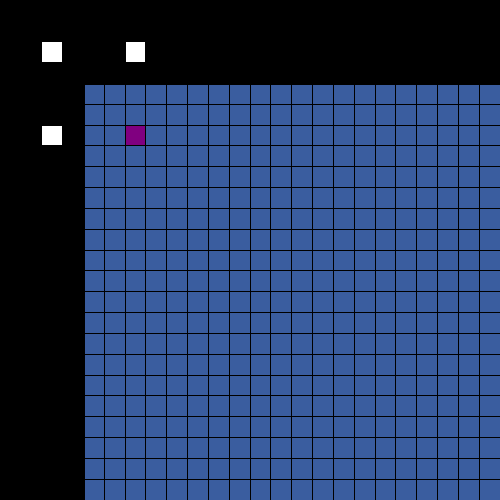
Frame 1 (no input)
Frame 60 (the mouse pressed at the canvas centre just before this capture): identical to frame 1, image omitted
Frame 120 (the mouse held since frame 60 and released just before this capture): identical to frame 1, image omitted

The Processing sketch that drew this single still picture (run headless with seeded random() and noise(); from frame 60 on, the mouse is pressed at the canvas centre):

// Processing sketch: TextileGenerator
// ── TextileGenerator.pde
  
  int rowA = 20;                              // A の行数( C の列数)
  int columnA = 4;                            // A, B の列数(B, C の行数)
  int[][] mtxA = new int[rowA][columnA];
  int[][] mtxB = new int[columnA][columnA];
  int[][] mtxC = new int[columnA][rowA];
  int[][] mtxP = new int[rowA][rowA];
  float scalar;
  
  void setup() {
    
    size(500, 500);
    initialize(mtxA);
    initialize(mtxB);
    initialize(mtxC);
    scalar = (float) height / (rowA + columnA);
  }
  
  void initialize(int[][] mtx) {
    
    int num = 4;
    
    for(int i=0; i < num; i++) {
      for(int j=0; j < num; j++) {
        if(i == num / 2 && j == num / 2) {
          mtx[i][j] = 1;
        } else {
          mtx[i][j] = 0;
        }
      }
    }
  }
  
  void draw() {
    color BLACK = color(255, 255, 255);
    color WHITE = color(0,0,0);
    color colorYoko = color(128, 0, 128);
    color colorTate = color(58, 93, 159);
    mtxP = multMtx(multMtx(mtxA, trMtx(mtxB)), mtxC);
    strokeWeight(1);
    drawTable(mtxA, 0, columnA, BLACK, WHITE);
    drawTable(mtxB, 0, 0, BLACK, WHITE);
    drawTable(mtxC, columnA, 0, BLACK, WHITE);
    drawTable(mtxP, columnA, columnA, colorYoko, colorTate);
    strokeWeight(3);
    line(0, scalar * columnA, width, scalar * columnA);
    line(scalar * columnA, 0, scalar * columnA, height);
  }
  
  void drawTable(int[][] mtx, float x, float y, color c1, color c2) {
    
    float posY = y * scalar;
    
    for(int i=0; i < mtx.length; i++) {
      float posX = x * scalar;
      
      for(int j=0; j < mtx[0].length; j++) {
        if(mtx[i][j] == 0) {
          fill(c2);
        } else {
          fill(c1);
        }
        rect(posX, posY, scalar, scalar);
        posX += scalar;
      }
      posY += scalar;
    }
  }
  
  int[][] multMtx(int[][] mtx1, int[][] mtx2) {   // mtx1 と mtx2 を掛けて返す
  
    int[][] newMtx = new int[mtx1.length][mtx2[0].length];
    
    for(int i=0; i < mtx1.length; i++) {
      for(int j=0; j < mtx2[0].length; j++) {
        int sum = 0;                          // (i,j) 要素の初期化
        
        for(int k=0; k < mtx2.length; k++) {
          sum += mtx1[i][k] * mtx2[k][j];     // 要素を掛けて足す
        }
        newMtx[i][j] = sum;
      }
    }
    return newMtx;
  }
  
  int[][] trMtx(int[][] mtx) {                // mtx を転置して返す
  
    int[][] newMtx = new int[mtx[0].length][mtx.length];
    
    for(int i=0; i < mtx.length; i++) {
      for(int j=0; j < mtx[0].length; j++) {
        newMtx[j][i] = mtx[i][j];             // 要素を入れ替える
      }
    }
    return newMtx;
  }
  
  void mouseClicked() {
    
    int x = floor(mouseX / scalar);
    int y = floor(mouseY / scalar);
    
    if(y < columnA) {
      if(x < columnA) {
        mtxB[y][x] = (mtxB[y][x] + 1) % 2;
      } else {
        mtxC[y][x - columnA] = (mtxC[y][x - columnA] + 1) % 2;
      }
    } else if (x < columnA) {
      mtxA[y - columnA][x] = (mtxA[y - columnA][x] + 1) % 2;
    }
  }
  
  
  
  
  
  
  
  
  
  
  
  
  
  
